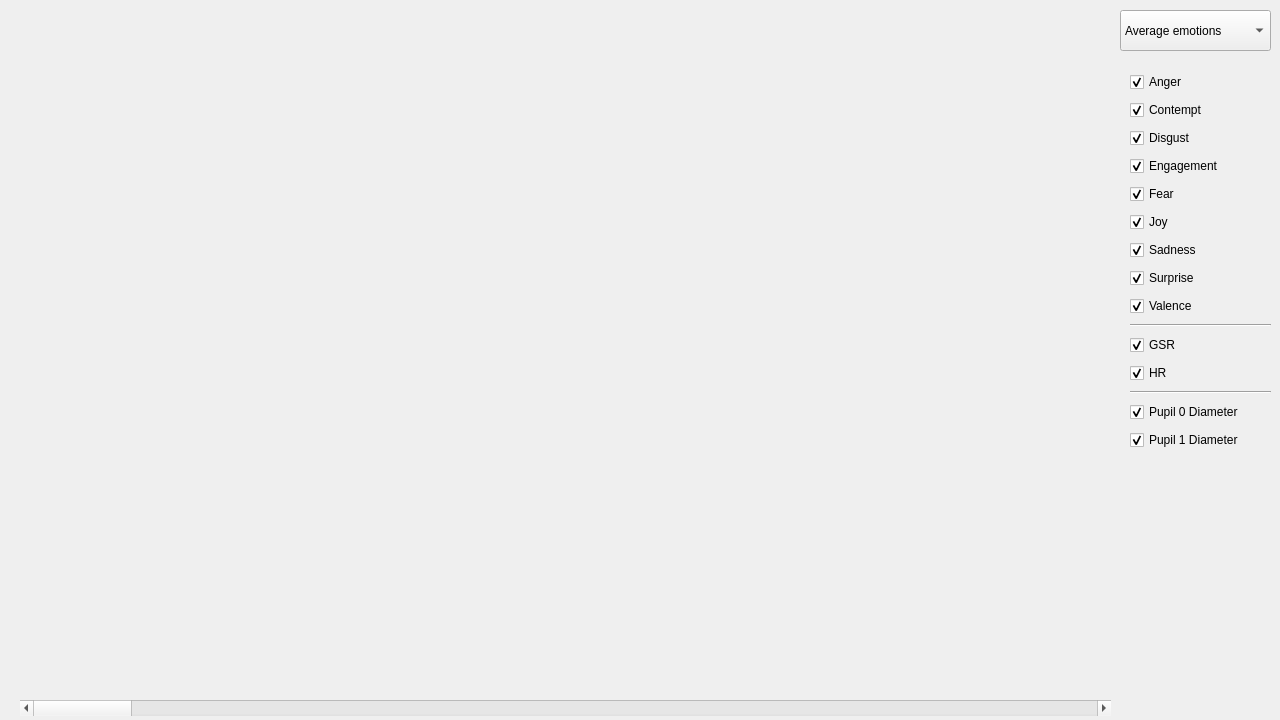
<?xml version="1.0" encoding="UTF-8"?>
<ui version="4.0">
 <class>statsDialog</class>
 <widget class="QDialog" name="statsDialog">
  <property name="geometry">
   <rect>
    <x>0</x>
    <y>0</y>
    <width>1280</width>
    <height>720</height>
   </rect>
  </property>
  <property name="windowTitle">
   <string>Dialog</string>
  </property>
  <widget class="QtCharts::QChartView" name="barChartWidget" native="true">
   <property name="geometry">
    <rect>
     <x>20</x>
     <y>10</y>
     <width>1091</width>
     <height>691</height>
    </rect>
   </property>
  </widget>
  <widget class="QComboBox" name="graphComboBox">
   <property name="geometry">
    <rect>
     <x>1120</x>
     <y>10</y>
     <width>151</width>
     <height>41</height>
    </rect>
   </property>
   <item>
    <property name="text">
     <string>Average emotions</string>
    </property>
   </item>
   <item>
    <property name="text">
     <string>Emotions progression</string>
    </property>
   </item>
  </widget>
  <widget class="QCustomPlot" name="lineChartWidget" native="true">
   <property name="geometry">
    <rect>
     <x>20</x>
     <y>10</y>
     <width>1091</width>
     <height>691</height>
    </rect>
   </property>
   <property name="sizePolicy">
    <sizepolicy hsizetype="MinimumExpanding" vsizetype="Preferred">
     <horstretch>0</horstretch>
     <verstretch>0</verstretch>
    </sizepolicy>
   </property>
  </widget>
  <widget class="QWidget" name="layoutWidget">
   <property name="geometry">
    <rect>
     <x>1130</x>
     <y>70</y>
     <width>141</width>
     <height>391</height>
    </rect>
   </property>
   <layout class="QVBoxLayout" name="verticalLayout">
    <item>
     <widget class="QCheckBox" name="angerCheckBox">
      <property name="text">
       <string>Anger</string>
      </property>
      <property name="checked">
       <bool>true</bool>
      </property>
     </widget>
    </item>
    <item>
     <widget class="QCheckBox" name="contemptCheckBox">
      <property name="text">
       <string>Contempt</string>
      </property>
      <property name="checked">
       <bool>true</bool>
      </property>
     </widget>
    </item>
    <item>
     <widget class="QCheckBox" name="disgustCheckBox">
      <property name="text">
       <string>Disgust</string>
      </property>
      <property name="checked">
       <bool>true</bool>
      </property>
     </widget>
    </item>
    <item>
     <widget class="QCheckBox" name="engagementCheckBox">
      <property name="text">
       <string>Engagement</string>
      </property>
      <property name="checked">
       <bool>true</bool>
      </property>
     </widget>
    </item>
    <item>
     <widget class="QCheckBox" name="fearCheckBox">
      <property name="text">
       <string>Fear</string>
      </property>
      <property name="checked">
       <bool>true</bool>
      </property>
     </widget>
    </item>
    <item>
     <widget class="QCheckBox" name="joyCheckBox">
      <property name="text">
       <string>Joy</string>
      </property>
      <property name="checked">
       <bool>true</bool>
      </property>
     </widget>
    </item>
    <item>
     <widget class="QCheckBox" name="sadnessCheckBox">
      <property name="text">
       <string>Sadness</string>
      </property>
      <property name="checked">
       <bool>true</bool>
      </property>
     </widget>
    </item>
    <item>
     <widget class="QCheckBox" name="surpriseCheckBox">
      <property name="text">
       <string>Surprise</string>
      </property>
      <property name="checked">
       <bool>true</bool>
      </property>
     </widget>
    </item>
    <item>
     <widget class="QCheckBox" name="valenceCheckBox">
      <property name="text">
       <string>Valence</string>
      </property>
      <property name="checked">
       <bool>true</bool>
      </property>
     </widget>
    </item>
    <item>
     <widget class="Line" name="line">
      <property name="orientation">
       <enum>Qt::Horizontal</enum>
      </property>
     </widget>
    </item>
    <item>
     <widget class="QCheckBox" name="gsrCheckBox">
      <property name="text">
       <string>GSR</string>
      </property>
      <property name="checked">
       <bool>true</bool>
      </property>
     </widget>
    </item>
    <item>
     <widget class="QCheckBox" name="hrCheckBox">
      <property name="text">
       <string>HR</string>
      </property>
      <property name="checked">
       <bool>true</bool>
      </property>
     </widget>
    </item>
    <item>
     <widget class="Line" name="line_2">
      <property name="orientation">
       <enum>Qt::Horizontal</enum>
      </property>
     </widget>
    </item>
    <item>
     <widget class="QCheckBox" name="diameter0CheckBox">
      <property name="text">
       <string>Pupil 0 Diameter</string>
      </property>
      <property name="checked">
       <bool>true</bool>
      </property>
     </widget>
    </item>
    <item>
     <widget class="QCheckBox" name="diameter1CheckBox">
      <property name="text">
       <string>Pupil 1 Diameter</string>
      </property>
      <property name="checked">
       <bool>true</bool>
      </property>
     </widget>
    </item>
   </layout>
  </widget>
  <widget class="QScrollBar" name="horizontalScrollBar">
   <property name="geometry">
    <rect>
     <x>20</x>
     <y>700</y>
     <width>1091</width>
     <height>16</height>
    </rect>
   </property>
   <property name="orientation">
    <enum>Qt::Horizontal</enum>
   </property>
  </widget>
 </widget>
 <customwidgets>
  <customwidget>
   <class>QtCharts::QChartView</class>
   <extends>QWidget</extends>
   <header location="global">QtCharts/QChartView</header>
   <container>1</container>
  </customwidget>
  <customwidget>
   <class>QCustomPlot</class>
   <extends>QWidget</extends>
   <header>qcustomplot.h</header>
   <container>1</container>
  </customwidget>
 </customwidgets>
 <resources/>
 <connections/>
</ui>
